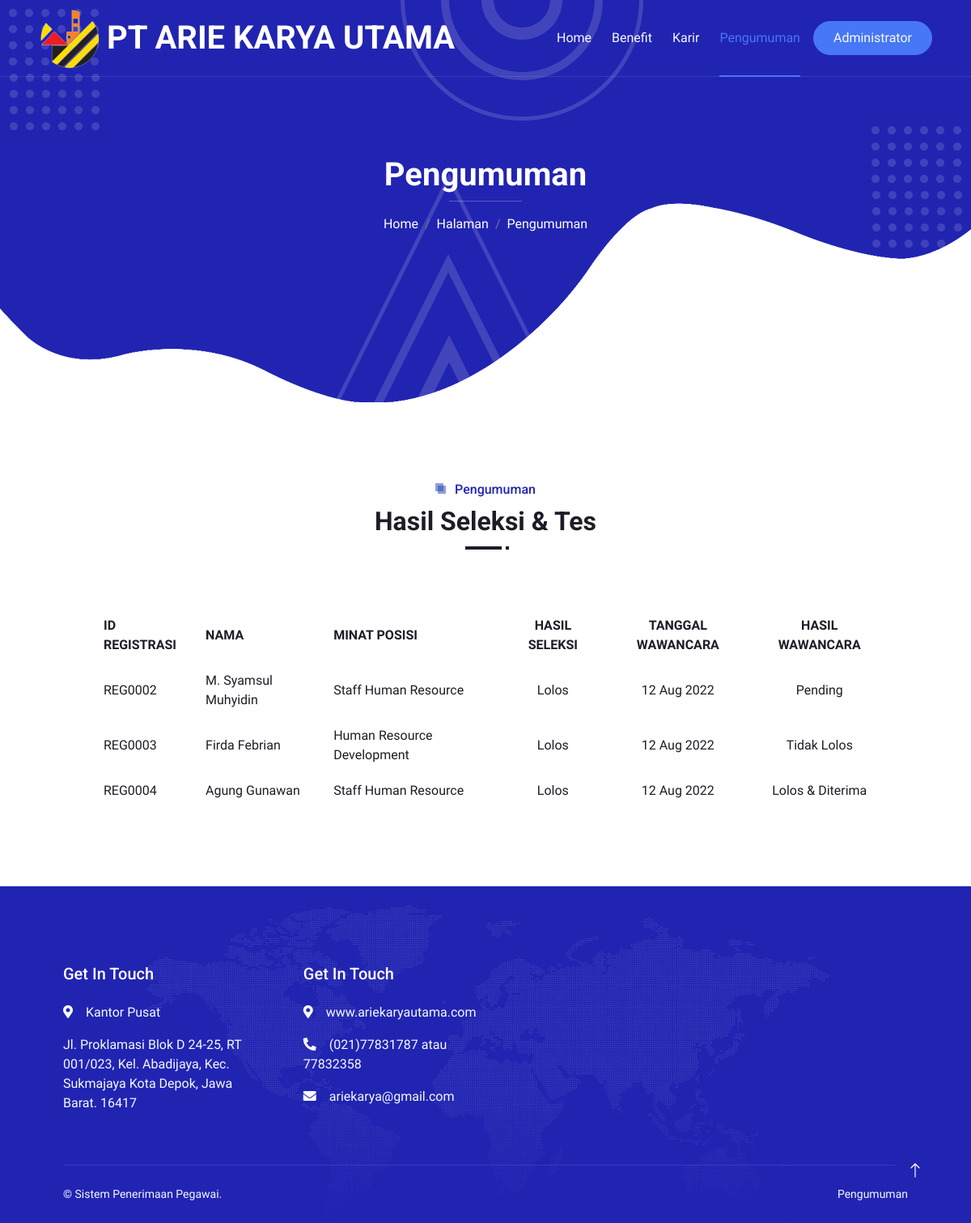
Screenshot of /pengumuman.php with the database file from the repository.
### tables this page shows
CREATE TABLE `pendaftar` (
  `idreg` varchar(50) NOT NULL,
  `idjob` varchar(50) NOT NULL,
  `name` varchar(55) NOT NULL,
  `gender` varchar(20) NOT NULL,
  `tgl_lahir` date NOT NULL,
  `alamat` text NOT NULL,
  `email` varchar(50) NOT NULL,
  `telp` varchar(20) NOT NULL,
  `pend_terakhir` varchar(50) NOT NULL,
  `url_linkedin` text NOT NULL,
  `url_cv` text NOT NULL,
  `ijazah` varchar(250) NOT NULL,
  `sertifikat` varchar(250) NOT NULL,
  `sim` varchar(250) NOT NULL,
  `status_seleksi` varchar(50) NOT NULL,
  `tgl_wcr` date NOT NULL,
  `status_wcr` varchar(50) NOT NULL,
  `date` timestamp NOT NULL DEFAULT current_timestamp()
);

CREATE TABLE `job` (
  `idjob` varchar(50) NOT NULL,
  `jobname` varchar(30) NOT NULL,
  `jobqualification` text NOT NULL,
  `jobdesc` text NOT NULL,
  `jobstart` date NOT NULL,
  `jobend` date NOT NULL,
  `registerend` date NOT NULL,
  `jobadded` timestamp NOT NULL DEFAULT current_timestamp(),
  `jobloc` text NOT NULL,
  `workingtype` varchar(25) NOT NULL
);

### pengumuman.php (the view, shortened to what this page needs)
<?php
require 'koneksi.php';
?>
<!DOCTYPE html>
<html lang="en">
<head>
    <link href="https://cdnjs.cloudflare.com/ajax/libs/font-awesome/5.10.0/css/all.min.css" rel="stylesheet">
    <link href="https://cdn.jsdelivr.net/npm/bootstrap-icons@1.4.1/font/bootstrap-icons.css" rel="stylesheet">
    <link href="lib/animate/animate.min.css" rel="stylesheet">
    <link href="lib/owlcarousel/assets/owl.carousel.min.css" rel="stylesheet">
    <link href="lib/lightbox/css/lightbox.min.css" rel="stylesheet">
    <link href="css/bootstrap.min.css" rel="stylesheet">
    <link href="css/style.css" rel="stylesheet">
</head>
<body>
    <div class="container-xxl bg-white p-0">
        <div class="container-xxl position-relative p-0">
            <nav class="navbar navbar-expand-lg navbar-light px-4 px-lg-5 py-3 py-lg-0">
                <a href="index.php"><img src="img/new/logo aku-nobg-notext.png"/>&nbsp;&nbsp;</a>
                <a href="" class="navbar-brand p-0">
                    <h1 class="m-0"> PT ARIE KARYA UTAMA<span class="fs-5"></span></h1>
                </a>
                <div class="collapse navbar-collapse" id="navbarCollapse">
                    <div class="navbar-nav ms-auto py-0">
                        <a href="index.php" class="nav-item nav-link">Home</a>
                        <a href="benefit.php" class="nav-item nav-link">Benefit</a>
                        <a href="karir.php" class="nav-item nav-link">Karir</a>
                        <a href="pengumuman.php" class="nav-item nav-link active">Pengumuman</a>
                    </div>
                    <a href="login.php" target="_blank" class="btn btn-secondary text-light rounded-pill py-2 px-4 ms-3">Administrator</a>
                </div>
            </nav>
            <div class="container-xxl py-5 bg-primary hero-header mb-5">
                <div class="container my-5 py-5 px-lg-5">
                    <div class="row g-5 py-5">
                        <div class="col-12 text-center">
                            <h1 class="text-white animated zoomIn">Pengumuman</h1>
                            <hr class="bg-white mx-auto mt-0" style="width: 90px;">
                            <nav aria-label="breadcrumb">
                                <ol class="breadcrumb justify-content-center">
                                    <li class="breadcrumb-item"><a class="text-white" href="#">Home</a></li>
                                    <li class="breadcrumb-item"><a class="text-white" href="#">Halaman</a></li>
                                    <li class="breadcrumb-item text-white active" aria-current="page">Pengumuman</li>
                                </ol>
                            </nav>
                        </div>
                    </div>
                </div>
            </div>
        </div>
        <div class="container-xxl py-5">
            <div class="container px-lg-5">
                <div class="section-title position-relative text-center mb-5 pb-2 wow fadeInUp" data-wow-delay="0.1s">
                    <h6 class="position-relative d-inline text-primary ps-4">Pengumuman</h6>
                    <h2 class="mt-2">Hasil Seleksi & Tes</h2>
                </div>
                <br>
                <div class="row g-5" style="margin-left: 40px;">
                    <table style="width: 95%" class="mb-0 text-dark" cellpadding="10">
                                    <thead>
                                    <tr>
                                        <th>ID REGISTRASI</th>
                                        <th>NAMA</th>
                                        <th>MINAT POSISI</th>
                                        <th class="text-center">HASIL SELEKSI</th>
                                        <th class="text-center">TANGGAL WAWANCARA</th>
                                        <th class="text-center">HASIL WAWANCARA</th>
                                    </tr>
                                    </thead>
                                    <tbody>
                    <?php
                    $queryInner = mysqli_query($koneksi,"SELECT * FROM pendaftar INNER JOIN job ON pendaftar.idjob = job.idjob ORDER BY idreg ");
                    while($data=mysqli_fetch_array($queryInner)){
                        $idreg = $data['idreg'];
                        $name = $data['name'];
                        $status_seleksi = $data['status_seleksi'];
                        $status_wcr = $data['status_wcr'];
                        $tgl_wcr_change = date_format(date_create($data['tgl_wcr']),"d M Y");
                        $jobname = $data['jobname'];
                    ?>
                                    <?php IF($status_seleksi=='Lolos'){ ?>
                                    <tr>
                                        <td><?=$idreg;?></td>
                                        <td><?=$name;?></td>
                                        <td><?=$jobname;?></td>
                                        <td class="text-center"><?=$status_seleksi;?></td>
                                        <td class="text-center"><?=$tgl_wcr_change;?></td>
                                        <td class="text-center"><?=$status_wcr;?></td>
                                    </tr>
                                    <?php } else{} ?>
                    <?php };  ?>
                                    </tbody>
                    </table>
                </div>
            </div>
        </div>
        <div class="container-fluid bg-primary text-light footer mt-5 pt-5 wow fadeIn" data-wow-delay="0.1s">
            <div class="container py-5 px-lg-5">
                <div class="row g-5">
                    <div class="col-md-6 col-lg-3">
                        <h5 class="text-white mb-4">Get In Touch</h5>
                        <p><i class="fa fa-map-marker-alt me-3"></i>Kantor Pusat</p>
                        <p>
                        Jl. Proklamasi Blok D 24-25, RT 001/023, Kel. Abadijaya,
                        Kec. Sukmajaya Kota Depok, Jawa Barat. 16417</p>
                    </div>
                    <div class="col-md-8 col-lg-3">
                        <h5 class="text-white mb-4">Get In Touch</h5>
                        <p><i class="fa fa-map-marker-alt me-3"></i>www.ariekaryautama.com</p>
                        <p><i class="fa fa-phone-alt me-3"></i>(021)77831787 atau 77832358</p>
                        <p><i class="fa fa-envelope me-3"></i>ariekarya@gmail.com</p>
                    </div>
                </div>
            </div>
            <div class="container px-lg-5">
                <div class="copyright">
                    <div class="row">
                        <div class="col-md-6 text-center text-md-start mb-3 mb-md-0">
                            &copy; Sistem Penerimaan Pegawai.
                        </div>
                        <div class="col-md-6 text-center text-md-end">
                            <div class="footer-menu">
                                <a href="#">Pengumuman</a>
                            </div>
                        </div>
                    </div>
                </div>
            </div>
        </div>
        <a href="#" class="btn btn-lg btn-primary btn-lg-square back-to-top pt-2"><i class="bi bi-arrow-up"></i></a>
    </div>
</body>
</html>

### css/style.css (style rules this page uses)
:root { --primary: #2124B1; --secondary: #4777F5; --light: #F7FAFF; --dark: #1D1D27; }
.back-to-top { position: fixed; display: none; right: 45px; bottom: 45px; z-index: 99; }
h1, h2, h3, .fw-bold { font-weight: 700 !important; }
h4, h5, h6, .fw-medium { font-weight: 500 !important; }
.btn { font-weight: 500; transition: .5s; }
.btn-lg-square { width: 48px; height: 48px; }
.btn-square, .btn-sm-square, .btn-lg-square { padding: 0; display: flex; align-items: center; justify-content: center; font-weight: normal; border-radius: 50px; }
.navbar-light .navbar-nav .nav-link { position: relative; margin-left: 25px; padding: 35px 0; color: var(--light) !important; outline: none; transition: .5s; }
.navbar-light .navbar-nav .nav-link:hover, .navbar-light .navbar-nav .nav-link.active { color: var(--secondary) !important; }
.navbar-light .navbar-brand h1 { color: #FFFFFF; }
@media (min-width: 992px) { .navbar-light { position: absolute; width: 100%; top: 0; left: 0; border-bottom: 1px solid rgba(256, 256, 256, .1); z-index: 999; } }
@media (min-width: 992px) { .navbar-light .navbar-nav .nav-link::before { position: absolute; content: ""; width: 0; height: 2px; bottom: -1px; left: 50%; background: var(--secondary); transition: .5s; } }
@media (min-width: 992px) { .navbar-light .navbar-nav .nav-link:hover::before, .navbar-light .navbar-nav .nav-link.active::before { width: 100%; left: 0; } }
.hero-header { background: url(../img/bg-dot.png), url(../img/bg-dot.png), url(../img/bg-round.png), url(../img/bg-tree.png), url(../img/bg-bottom-hero.png); background-position: 10px 10px, bottom 190px right 10px, left 55% top -1px, left 45% bottom -1px, center bottom -1px; background-repeat: no-repeat; }
.section-title::before { position: absolute; content: ""; width: 45px; height: 4px; bottom: 0; left: 0; background: var(--dark); }
.section-title::after { position: absolute; content: ""; width: 4px; height: 4px; bottom: 0; left: 50px; background: var(--dark); }
.section-title.text-center::before { left: 50%; margin-left: -25px; }
.section-title.text-center::after { left: 50%; margin-left: 25px; }
.section-title h6::before, .section-title h6::after { position: absolute; content: ""; width: 10px; height: 10px; top: 2px; left: 0; background: rgba(33, 66, 177, .5); }
.section-title h6::after { top: 5px; left: 3px; }
.footer { background: url(../img/footer.png) center center no-repeat; background-size: contain; }
.footer .copyright { padding: 25px 0; font-size: 14px; border-top: 1px solid rgba(256, 256, 256, .1); }
.footer .copyright a { color: var(--light); }
.footer .footer-menu a { margin-right: 15px; padding-right: 15px; border-right: 1px solid rgba(255, 255, 255, .1); }
.footer .footer-menu a:last-child { margin-right: 0; padding-right: 0; border-right: none; }

### rows the page displays
pendaftar: idreg "REG0002", name "M. Syamsul Muhyidin", idjob.jobname "Staff Human Resource", status_seleksi "Lolos", tgl_wcr "12 Aug 2022", status_wcr "Pending"
pendaftar: idreg "REG0003", name "Firda Febrian", idjob.jobname "Human Resource Development", status_seleksi "Lolos", tgl_wcr "12 Aug 2022", status_wcr "Tidak Lolos"
pendaftar: idreg "REG0004", name "Agung Gunawan", idjob.jobname "Staff Human Resource", status_seleksi "Lolos", tgl_wcr "12 Aug 2022", status_wcr "Lolos & Diterima"
